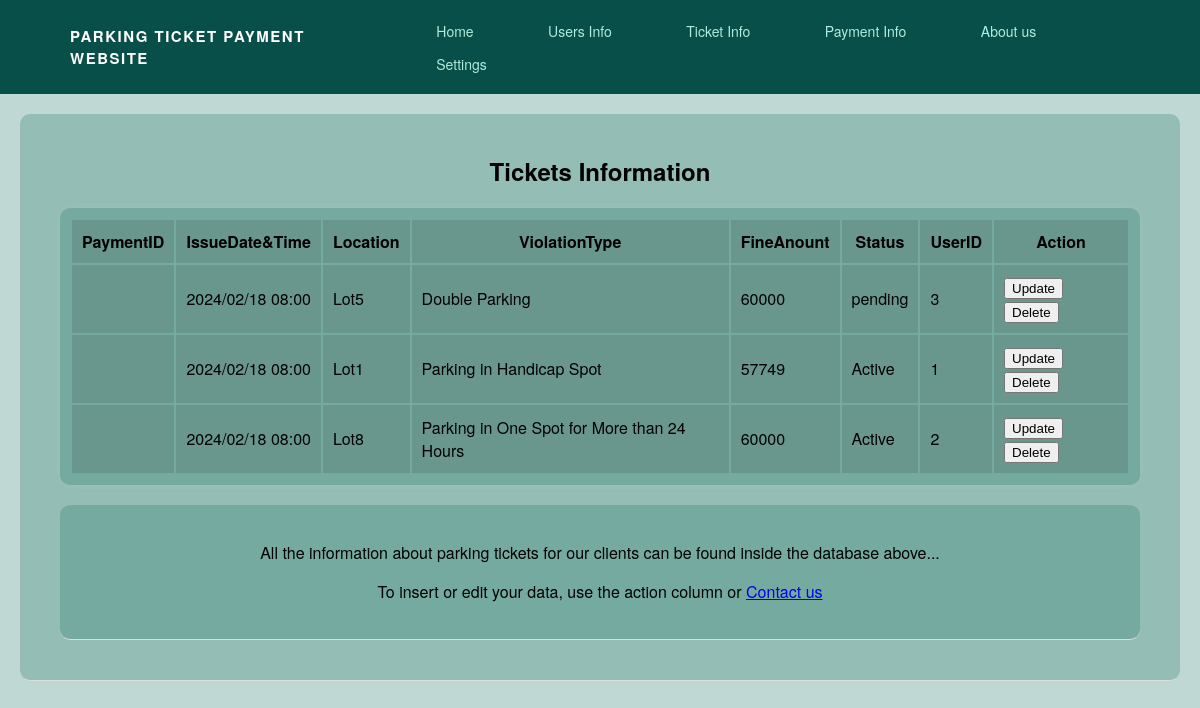
Screenshot of /Website/ticket.php with the database file from the repository.
### tables this page shows
CREATE TABLE `parkingticketinfo` (
  `Ticket ID` int(50) NOT NULL,
  `IssueDate&Time` varchar(50) NOT NULL,
  `Location` varchar(50) NOT NULL,
  `Violation type` varchar(50) NOT NULL,
  `FineAmount` varchar(50) NOT NULL,
  `Status` varchar(50) NOT NULL,
  `UserID` int(50) NOT NULL
);

### Website/ticket.php (the view, shortened to what this page needs)
<!DOCTYPE html>
<html>
<head>
    <link rel="stylesheet" type="text/css" href="style.css" title="style1" media="screen,tv,projection, handled, print" />
</head>
<body><!DOCTYPE html>
	<html>
	<head>
		<link rel="stylesheet" type="text/css" href="style.css" title="style1" media="screen,tv,projection,handled,print" />
	</head>
	<body>
	<header>
		<nav>
		<div class="logo">
            <p>Parking Ticket Payment Website</p>
        </div>
			<ul>
				<li><a href="index.php">Home</a></li>
				<li><a href="user.php">Users Info</a></li>
				<li><a href="ticket.php">Ticket Info</a></li>
				<li><a href="payment.php">Payment Info</a></li>
				<li><a href="aboutus.php">About us</a></li>
				<li class="dropdown">
					<a href="#">Settings</a>
				</li>
			</ul>
		</nav>
	</header>
	<center>
	<section>
		<h2>Tickets Information</h2>
		<div class="container">
		<table>
			<thead>
				<tr>
				    <th>PaymentID</th>
					<th>IssueDate&Time</th>
					<th>Location</th>
					<th>ViolationType</th>
					<th>FineAnount</th>
					<th>Status</th>
					<th>UserID</th>
					<th>Action</th>
				</tr>
			</thead>
			<tbody>
				<?php
				$conn = mysqli_connect("localhost", "root", "", "parkingticketsystemdatabase");
				$sql = "SELECT * FROM parkingticketinfo";
				$result = mysqli_query($conn, $sql);
				if (mysqli_num_rows($result) > 0) {
					while($row = mysqli_fetch_assoc($result)) {
						echo "<tr>";
						echo "<td>" . $row["TicketID"] . "</td>";
						echo "<td>" . $row["IssueDate&Time"] . "</td>";
						echo "<td>" . $row["Location"] . "</td>";
						echo "<td>" . $row["Violation type"] . "</td>";
						echo "<td>" . $row["FineAmount"] . "</td>";
						echo "<td>" . $row["Status"] . "</td>";
						echo "<td>" . $row["UserID"] . "</td>";
						echo "<td><button onclick='updateUser(" . $row["TicketID"] . ")'>Update</button> <button onclick='deleteUser(" . $row["TicketID"] . ")'>Delete</button></td>";
						echo "</tr>";
					}
				} else {
					echo "<tr><td colspan='8'>No data available</td></tr>";
				}
				?>
			</tbody>
		</table>
			</div>
	<section><p>All the information about parking tickets for our clients can be found inside the database above...</p>
	<p>To insert or edit your data, use the action column or <a href="contact.php">Contact us</a></p></section>
	</center>
	</body>
	</html>

### Website/style.css (style rules this page uses)
body { font-family: "Mona Sans", "Helvetica Neue", Helvetica, Arial, sans-serif; margin: 0; padding: 0; background-color: rgba(46, 126, 111, 0.301); min-height: 100vh; position: relative; }
header { background-color: #084f49; padding: 10px; }
nav { display: flex; justify-content: space-between; align-items: center; margin-right: 20px; margin-left: 40px; padding: 0 20px; }
nav ul { list-style: none; margin: 0; padding: 0; }
nav li { display: inline-block; margin-right: 10px; padding: 5px 30px; position: relative; }
nav a { text-decoration: none; color: rgb(176, 235, 221); font-size: 14px; }
nav li::after { content: ''; height: 4px; width: 0; background: #084f49; position: absolute; left: 0; bottom: -30px; transition: width 0.2s; }
.dropdown { position: relative; display: inline-block; }
section { padding: 20px; margin: 20px; border-bottom: 1px solid #ddd; background-color: rgba(46, 126, 111, 0.301); border-radius: 10px; }
nav .logo p { font-size: 15px; font-weight: bold; float: left; color: #ffffff; text-transform: uppercase; letter-spacing: 1.5px; cursor: pointer; margin-right: 40px; }
th, td { padding: 10px; background-color: rgba(77, 106, 101, 0.301); }
.container { background-color: rgba(46, 126, 111, 0.301); padding: 10px; margin: 20px; border-radius: 10px; box-shadow: 0 0 10px rgba(240, 234, 234, 0.1); overflow: auto; }

### rows the page displays
parkingticketinfo: value "2024/02/18 08:00", Location "Lot5", Violation type "Double Parking", FineAmount "60000", Status "pending", UserID "3"
parkingticketinfo: value "2024/02/18 08:00", Location "Lot1", Violation type "Parking in Handicap Spot", FineAmount "57749", Status "Active", UserID "1"
parkingticketinfo: value "2024/02/18 08:00", Location "Lot8", Violation type "Parking in One Spot for More than 24 Hours", FineAmount "60000", Status "Active", UserID "2"
